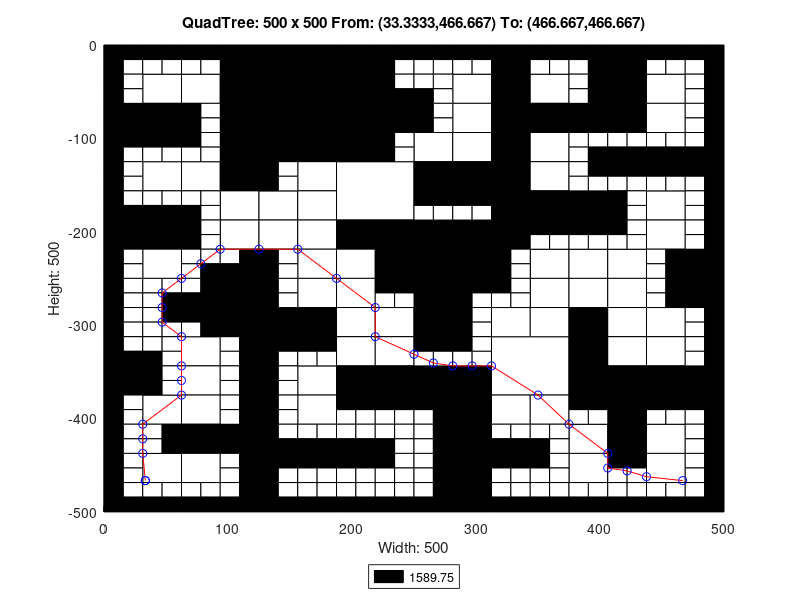

This chart was generated by the following MATLAB code:
axis([0 500 -500 0]);
title('QuadTree: 500 x 500 From: (33.3333,466.667) To: (466.667,466.667)');
xlabel('Width: 500');
ylabel('Height: 500');
rectangle('Position',[125 -62.5 62.5 62.5], 'FaceColor',[0 0 0]);
rectangle('Position',[125 -125 62.5 62.5], 'FaceColor',[0 0 0]);
rectangle('Position',[187.5 -187.5 62.5 62.5], 'FaceColor',[1 1 1]);
rectangle('Position',[250 -250 62.5 62.5], 'FaceColor',[0 0 0]);
rectangle('Position',[312.5 -375 62.5 62.5], 'FaceColor',[1 1 1]);
rectangle('Position',[31.25 -62.5 31.25 31.25], 'FaceColor',[1 1 1]);
rectangle('Position',[93.75 -31.25 31.25 31.25], 'FaceColor',[0 0 0]);
rectangle('Position',[62.5 -62.5 31.25 31.25], 'FaceColor',[1 1 1]);
rectangle('Position',[93.75 -62.5 31.25 31.25], 'FaceColor',[0 0 0]);
rectangle('Position',[0 -93.75 31.25 31.25], 'FaceColor',[0 0 0]);
rectangle('Position',[31.25 -93.75 31.25 31.25], 'FaceColor',[0 0 0]);
rectangle('Position',[93.75 -93.75 31.25 31.25], 'FaceColor',[0 0 0]);
rectangle('Position',[93.75 -125 31.25 31.25], 'FaceColor',[0 0 0]);
rectangle('Position',[187.5 -31.25 31.25 31.25], 'FaceColor',[0 0 0]);
rectangle('Position',[187.5 -62.5 31.25 31.25], 'FaceColor',[0 0 0]);
rectangle('Position',[187.5 -93.75 31.25 31.25], 'FaceColor',[0 0 0]);
rectangle('Position',[218.75 -93.75 31.25 31.25], 'FaceColor',[0 0 0]);
rectangle('Position',[187.5 -125 31.25 31.25], 'FaceColor',[0 0 0]);
rectangle('Position',[31.25 -156.25 31.25 31.25], 'FaceColor',[1 1 1]);
rectangle('Position',[62.5 -156.25 31.25 31.25], 'FaceColor',[1 1 1]);
rectangle('Position',[93.75 -156.25 31.25 31.25], 'FaceColor',[0 0 0]);
rectangle('Position',[93.75 -187.5 31.25 31.25], 'FaceColor',[1 1 1]);
rectangle('Position',[0 -218.75 31.25 31.25], 'FaceColor',[0 0 0]);
rectangle('Position',[31.25 -218.75 31.25 31.25], 'FaceColor',[0 0 0]);
rectangle('Position',[31.25 -250 31.25 31.25], 'FaceColor',[1 1 1]);
rectangle('Position',[93.75 -218.75 31.25 31.25], 'FaceColor',[1 1 1]);
rectangle('Position',[156.25 -156.25 31.25 31.25], 'FaceColor',[1 1 1]);
rectangle('Position',[125 -187.5 31.25 31.25], 'FaceColor',[1 1 1]);
rectangle('Position',[156.25 -187.5 31.25 31.25], 'FaceColor',[1 1 1]);
rectangle('Position',[125 -218.75 31.25 31.25], 'FaceColor',[1 1 1]);
rectangle('Position',[156.25 -218.75 31.25 31.25], 'FaceColor',[1 1 1]);
rectangle('Position',[156.25 -250 31.25 31.25], 'FaceColor',[1 1 1]);
rectangle('Position',[187.5 -218.75 31.25 31.25], 'FaceColor',[0 0 0]);
rectangle('Position',[218.75 -218.75 31.25 31.25], 'FaceColor',[0 0 0]);
rectangle('Position',[187.5 -250 31.25 31.25], 'FaceColor',[1 1 1]);
rectangle('Position',[218.75 -250 31.25 31.25], 'FaceColor',[0 0 0]);
rectangle('Position',[281.25 -62.5 31.25 31.25], 'FaceColor',[1 1 1]);
rectangle('Position',[312.5 -31.25 31.25 31.25], 'FaceColor',[0 0 0]);
rectangle('Position',[312.5 -62.5 31.25 31.25], 'FaceColor',[0 0 0]);
rectangle('Position',[343.75 -62.5 31.25 31.25], 'FaceColor',[1 1 1]);
rectangle('Position',[281.25 -93.75 31.25 31.25], 'FaceColor',[1 1 1]);
rectangle('Position',[250 -125 31.25 31.25], 'FaceColor',[1 1 1]);
rectangle('Position',[281.25 -125 31.25 31.25], 'FaceColor',[1 1 1]);
rectangle('Position',[312.5 -93.75 31.25 31.25], 'FaceColor',[0 0 0]);
rectangle('Position',[343.75 -93.75 31.25 31.25], 'FaceColor',[0 0 0]);
rectangle('Position',[312.5 -125 31.25 31.25], 'FaceColor',[0 0 0]);
rectangle('Position',[343.75 -125 31.25 31.25], 'FaceColor',[1 1 1]);
rectangle('Position',[406.25 -31.25 31.25 31.25], 'FaceColor',[0 0 0]);
rectangle('Position',[406.25 -62.5 31.25 31.25], 'FaceColor',[0 0 0]);
rectangle('Position',[437.5 -62.5 31.25 31.25], 'FaceColor',[1 1 1]);
rectangle('Position',[375 -93.75 31.25 31.25], 'FaceColor',[0 0 0]);
rectangle('Position',[406.25 -93.75 31.25 31.25], 'FaceColor',[0 0 0]);
rectangle('Position',[437.5 -93.75 31.25 31.25], 'FaceColor',[1 1 1]);
rectangle('Position',[250 -156.25 31.25 31.25], 'FaceColor',[0 0 0]);
rectangle('Position',[281.25 -156.25 31.25 31.25], 'FaceColor',[0 0 0]);
rectangle('Position',[312.5 -156.25 31.25 31.25], 'FaceColor',[0 0 0]);
rectangle('Position',[343.75 -156.25 31.25 31.25], 'FaceColor',[1 1 1]);
rectangle('Position',[312.5 -187.5 31.25 31.25], 'FaceColor',[0 0 0]);
rectangle('Position',[343.75 -187.5 31.25 31.25], 'FaceColor',[0 0 0]);
rectangle('Position',[312.5 -218.75 31.25 31.25], 'FaceColor',[0 0 0]);
rectangle('Position',[343.75 -250 31.25 31.25], 'FaceColor',[1 1 1]);
rectangle('Position',[375 -187.5 31.25 31.25], 'FaceColor',[0 0 0]);
rectangle('Position',[437.5 -187.5 31.25 31.25], 'FaceColor',[1 1 1]);
rectangle('Position',[375 -250 31.25 31.25], 'FaceColor',[1 1 1]);
rectangle('Position',[406.25 -250 31.25 31.25], 'FaceColor',[1 1 1]);
rectangle('Position',[437.5 -218.75 31.25 31.25], 'FaceColor',[1 1 1]);
rectangle('Position',[468.75 -250 31.25 31.25], 'FaceColor',[0 0 0]);
rectangle('Position',[93.75 -281.25 31.25 31.25], 'FaceColor',[0 0 0]);
rectangle('Position',[93.75 -312.5 31.25 31.25], 'FaceColor',[0 0 0]);
rectangle('Position',[0 -375 31.25 31.25], 'FaceColor',[0 0 0]);
rectangle('Position',[62.5 -343.75 31.25 31.25], 'FaceColor',[1 1 1]);
rectangle('Position',[62.5 -375 31.25 31.25], 'FaceColor',[1 1 1]);
rectangle('Position',[156.25 -281.25 31.25 31.25], 'FaceColor',[1 1 1]);
rectangle('Position',[125 -312.5 31.25 31.25], 'FaceColor',[0 0 0]);
rectangle('Position',[156.25 -312.5 31.25 31.25], 'FaceColor',[0 0 0]);
rectangle('Position',[187.5 -281.25 31.25 31.25], 'FaceColor',[1 1 1]);
rectangle('Position',[187.5 -312.5 31.25 31.25], 'FaceColor',[1 1 1]);
rectangle('Position',[218.75 -312.5 31.25 31.25], 'FaceColor',[1 1 1]);
rectangle('Position',[156.25 -375 31.25 31.25], 'FaceColor',[1 1 1]);
rectangle('Position',[187.5 -343.75 31.25 31.25], 'FaceColor',[1 1 1]);
rectangle('Position',[218.75 -343.75 31.25 31.25], 'FaceColor',[1 1 1]);
rectangle('Position',[187.5 -375 31.25 31.25], 'FaceColor',[0 0 0]);
rectangle('Position',[218.75 -375 31.25 31.25], 'FaceColor',[0 0 0]);
rectangle('Position',[31.25 -406.25 31.25 31.25], 'FaceColor',[1 1 1]);
rectangle('Position',[62.5 -406.25 31.25 31.25], 'FaceColor',[1 1 1]);
rectangle('Position',[62.5 -437.5 31.25 31.25], 'FaceColor',[0 0 0]);
rectangle('Position',[93.75 -437.5 31.25 31.25], 'FaceColor',[0 0 0]);
rectangle('Position',[31.25 -468.75 31.25 31.25], 'FaceColor',[1 1 1]);
rectangle('Position',[62.5 -468.75 31.25 31.25], 'FaceColor',[1 1 1]);
rectangle('Position',[156.25 -406.25 31.25 31.25], 'FaceColor',[1 1 1]);
rectangle('Position',[250 -281.25 31.25 31.25], 'FaceColor',[0 0 0]);
rectangle('Position',[250 -312.5 31.25 31.25], 'FaceColor',[0 0 0]);
rectangle('Position',[343.75 -281.25 31.25 31.25], 'FaceColor',[1 1 1]);
rectangle('Position',[312.5 -312.5 31.25 31.25], 'FaceColor',[1 1 1]);
rectangle('Position',[343.75 -312.5 31.25 31.25], 'FaceColor',[1 1 1]);
rectangle('Position',[250 -375 31.25 31.25], 'FaceColor',[0 0 0]);
rectangle('Position',[281.25 -375 31.25 31.25], 'FaceColor',[0 0 0]);
rectangle('Position',[375 -281.25 31.25 31.25], 'FaceColor',[1 1 1]);
rectangle('Position',[406.25 -281.25 31.25 31.25], 'FaceColor',[1 1 1]);
rectangle('Position',[375 -312.5 31.25 31.25], 'FaceColor',[0 0 0]);
rectangle('Position',[406.25 -312.5 31.25 31.25], 'FaceColor',[1 1 1]);
rectangle('Position',[468.75 -281.25 31.25 31.25], 'FaceColor',[0 0 0]);
rectangle('Position',[437.5 -312.5 31.25 31.25], 'FaceColor',[1 1 1]);
rectangle('Position',[375 -343.75 31.25 31.25], 'FaceColor',[0 0 0]);
rectangle('Position',[406.25 -343.75 31.25 31.25], 'FaceColor',[1 1 1]);
rectangle('Position',[375 -375 31.25 31.25], 'FaceColor',[0 0 0]);
rectangle('Position',[406.25 -375 31.25 31.25], 'FaceColor',[0 0 0]);
rectangle('Position',[437.5 -343.75 31.25 31.25], 'FaceColor',[1 1 1]);
rectangle('Position',[437.5 -375 31.25 31.25], 'FaceColor',[0 0 0]);
rectangle('Position',[468.75 -375 31.25 31.25], 'FaceColor',[0 0 0]);
rectangle('Position',[281.25 -406.25 31.25 31.25], 'FaceColor',[0 0 0]);
rectangle('Position',[281.25 -437.5 31.25 31.25], 'FaceColor',[0 0 0]);
rectangle('Position',[312.5 -406.25 31.25 31.25], 'FaceColor',[1 1 1]);
rectangle('Position',[343.75 -406.25 31.25 31.25], 'FaceColor',[1 1 1]);
rectangle('Position',[281.25 -468.75 31.25 31.25], 'FaceColor',[0 0 0]);
rectangle('Position',[281.25 -500 31.25 31.25], 'FaceColor',[0 0 0]);
rectangle('Position',[406.25 -406.25 31.25 31.25], 'FaceColor',[0 0 0]);
rectangle('Position',[375 -437.5 31.25 31.25], 'FaceColor',[1 1 1]);
rectangle('Position',[406.25 -437.5 31.25 31.25], 'FaceColor',[0 0 0]);
rectangle('Position',[437.5 -437.5 31.25 31.25], 'FaceColor',[1 1 1]);
rectangle('Position',[375 -468.75 31.25 31.25], 'FaceColor',[1 1 1]);
rectangle('Position',[437.5 -468.75 31.25 31.25], 'FaceColor',[1 1 1]);
rectangle('Position',[0 -15.625 15.625 15.625], 'FaceColor',[0 0 0]);
rectangle('Position',[15.625 -15.625 15.625 15.625], 'FaceColor',[0 0 0]);
rectangle('Position',[0 -31.25 15.625 15.625], 'FaceColor',[0 0 0]);
rectangle('Position',[15.625 -31.25 15.625 15.625], 'FaceColor',[1 1 1]);
rectangle('Position',[31.25 -15.625 15.625 15.625], 'FaceColor',[0 0 0]);
rectangle('Position',[46.875 -15.625 15.625 15.625], 'FaceColor',[0 0 0]);
rectangle('Position',[31.25 -31.25 15.625 15.625], 'FaceColor',[1 1 1]);
rectangle('Position',[46.875 -31.25 15.625 15.625], 'FaceColor',[1 1 1]);
rectangle('Position',[0 -46.875 15.625 15.625], 'FaceColor',[0 0 0]);
rectangle('Position',[15.625 -46.875 15.625 15.625], 'FaceColor',[1 1 1]);
rectangle('Position',[0 -62.5 15.625 15.625], 'FaceColor',[0 0 0]);
rectangle('Position',[15.625 -62.5 15.625 15.625], 'FaceColor',[1 1 1]);
rectangle('Position',[62.5 -15.625 15.625 15.625], 'FaceColor',[0 0 0]);
rectangle('Position',[78.125 -15.625 15.625 15.625], 'FaceColor',[0 0 0]);
rectangle('Position',[62.5 -31.25 15.625 15.625], 'FaceColor',[1 1 1]);
rectangle('Position',[78.125 -31.25 15.625 15.625], 'FaceColor',[1 1 1]);
rectangle('Position',[0 -109.375 15.625 15.625], 'FaceColor',[0 0 0]);
rectangle('Position',[15.625 -109.375 15.625 15.625], 'FaceColor',[0 0 0]);
rectangle('Position',[0 -125 15.625 15.625], 'FaceColor',[0 0 0]);
rectangle('Position',[15.625 -125 15.625 15.625], 'FaceColor',[1 1 1]);
rectangle('Position',[31.25 -109.375 15.625 15.625], 'FaceColor',[0 0 0]);
rectangle('Position',[46.875 -109.375 15.625 15.625], 'FaceColor',[0 0 0]);
rectangle('Position',[31.25 -125 15.625 15.625], 'FaceColor',[1 1 1]);
rectangle('Position',[46.875 -125 15.625 15.625], 'FaceColor',[1 1 1]);
rectangle('Position',[62.5 -78.125 15.625 15.625], 'FaceColor',[0 0 0]);
rectangle('Position',[78.125 -78.125 15.625 15.625], 'FaceColor',[1 1 1]);
rectangle('Position',[62.5 -93.75 15.625 15.625], 'FaceColor',[0 0 0]);
rectangle('Position',[78.125 -93.75 15.625 15.625], 'FaceColor',[1 1 1]);
rectangle('Position',[62.5 -109.375 15.625 15.625], 'FaceColor',[0 0 0]);
rectangle('Position',[78.125 -109.375 15.625 15.625], 'FaceColor',[1 1 1]);
rectangle('Position',[62.5 -125 15.625 15.625], 'FaceColor',[1 1 1]);
rectangle('Position',[78.125 -125 15.625 15.625], 'FaceColor',[1 1 1]);
rectangle('Position',[218.75 -15.625 15.625 15.625], 'FaceColor',[0 0 0]);
rectangle('Position',[234.375 -15.625 15.625 15.625], 'FaceColor',[0 0 0]);
rectangle('Position',[218.75 -31.25 15.625 15.625], 'FaceColor',[0 0 0]);
rectangle('Position',[234.375 -31.25 15.625 15.625], 'FaceColor',[1 1 1]);
rectangle('Position',[218.75 -46.875 15.625 15.625], 'FaceColor',[0 0 0]);
rectangle('Position',[234.375 -46.875 15.625 15.625], 'FaceColor',[1 1 1]);
rectangle('Position',[218.75 -62.5 15.625 15.625], 'FaceColor',[0 0 0]);
rectangle('Position',[234.375 -62.5 15.625 15.625], 'FaceColor',[0 0 0]);
rectangle('Position',[218.75 -109.375 15.625 15.625], 'FaceColor',[0 0 0]);
rectangle('Position',[234.375 -109.375 15.625 15.625], 'FaceColor',[1 1 1]);
rectangle('Position',[218.75 -125 15.625 15.625], 'FaceColor',[0 0 0]);
rectangle('Position',[234.375 -125 15.625 15.625], 'FaceColor',[1 1 1]);
rectangle('Position',[0 -140.625 15.625 15.625], 'FaceColor',[0 0 0]);
rectangle('Position',[15.625 -140.625 15.625 15.625], 'FaceColor',[1 1 1]);
rectangle('Position',[0 -156.25 15.625 15.625], 'FaceColor',[0 0 0]);
rectangle('Position',[15.625 -156.25 15.625 15.625], 'FaceColor',[1 1 1]);
rectangle('Position',[0 -171.875 15.625 15.625], 'FaceColor',[0 0 0]);
rectangle('Position',[15.625 -171.875 15.625 15.625], 'FaceColor',[1 1 1]);
rectangle('Position',[0 -187.5 15.625 15.625], 'FaceColor',[0 0 0]);
rectangle('Position',[15.625 -187.5 15.625 15.625], 'FaceColor',[0 0 0]);
rectangle('Position',[31.25 -171.875 15.625 15.625], 'FaceColor',[1 1 1]);
rectangle('Position',[46.875 -171.875 15.625 15.625], 'FaceColor',[1 1 1]);
rectangle('Position',[31.25 -187.5 15.625 15.625], 'FaceColor',[0 0 0]);
rectangle('Position',[46.875 -187.5 15.625 15.625], 'FaceColor',[0 0 0]);
rectangle('Position',[62.5 -171.875 15.625 15.625], 'FaceColor',[1 1 1]);
rectangle('Position',[78.125 -171.875 15.625 15.625], 'FaceColor',[1 1 1]);
rectangle('Position',[62.5 -187.5 15.625 15.625], 'FaceColor',[0 0 0]);
rectangle('Position',[78.125 -187.5 15.625 15.625], 'FaceColor',[1 1 1]);
rectangle('Position',[0 -234.375 15.625 15.625], 'FaceColor',[0 0 0]);
rectangle('Position',[15.625 -234.375 15.625 15.625], 'FaceColor',[1 1 1]);
rectangle('Position',[0 -250 15.625 15.625], 'FaceColor',[0 0 0]);
rectangle('Position',[15.625 -250 15.625 15.625], 'FaceColor',[1 1 1]);
rectangle('Position',[62.5 -203.125 15.625 15.625], 'FaceColor',[0 0 0]);
rectangle('Position',[78.125 -203.125 15.625 15.625], 'FaceColor',[1 1 1]);
rectangle('Position',[62.5 -218.75 15.625 15.625], 'FaceColor',[0 0 0]);
rectangle('Position',[78.125 -218.75 15.625 15.625], 'FaceColor',[1 1 1]);
rectangle('Position',[62.5 -234.375 15.625 15.625], 'FaceColor',[1 1 1]);
rectangle('Position',[78.125 -234.375 15.625 15.625], 'FaceColor',[1 1 1]);
rectangle('Position',[62.5 -250 15.625 15.625], 'FaceColor',[1 1 1]);
rectangle('Position',[78.125 -250 15.625 15.625], 'FaceColor',[0 0 0]);
rectangle('Position',[93.75 -234.375 15.625 15.625], 'FaceColor',[1 1 1]);
rectangle('Position',[109.375 -234.375 15.625 15.625], 'FaceColor',[0 0 0]);
rectangle('Position',[93.75 -250 15.625 15.625], 'FaceColor',[0 0 0]);
rectangle('Position',[109.375 -250 15.625 15.625], 'FaceColor',[0 0 0]);
rectangle('Position',[125 -140.625 15.625 15.625], 'FaceColor',[0 0 0]);
rectangle('Position',[140.625 -140.625 15.625 15.625], 'FaceColor',[1 1 1]);
rectangle('Position',[125 -156.25 15.625 15.625], 'FaceColor',[0 0 0]);
rectangle('Position',[140.625 -156.25 15.625 15.625], 'FaceColor',[1 1 1]);
rectangle('Position',[125 -234.375 15.625 15.625], 'FaceColor',[0 0 0]);
rectangle('Position',[140.625 -234.375 15.625 15.625], 'FaceColor',[1 1 1]);
rectangle('Position',[125 -250 15.625 15.625], 'FaceColor',[0 0 0]);
rectangle('Position',[140.625 -250 15.625 15.625], 'FaceColor',[1 1 1]);
rectangle('Position',[250 -15.625 15.625 15.625], 'FaceColor',[0 0 0]);
rectangle('Position',[265.625 -15.625 15.625 15.625], 'FaceColor',[0 0 0]);
rectangle('Position',[250 -31.25 15.625 15.625], 'FaceColor',[1 1 1]);
rectangle('Position',[265.625 -31.25 15.625 15.625], 'FaceColor',[1 1 1]);
rectangle('Position',[281.25 -15.625 15.625 15.625], 'FaceColor',[0 0 0]);
rectangle('Position',[296.875 -15.625 15.625 15.625], 'FaceColor',[0 0 0]);
rectangle('Position',[281.25 -31.25 15.625 15.625], 'FaceColor',[1 1 1]);
rectangle('Position',[296.875 -31.25 15.625 15.625], 'FaceColor',[1 1 1]);
rectangle('Position',[250 -46.875 15.625 15.625], 'FaceColor',[1 1 1]);
rectangle('Position',[265.625 -46.875 15.625 15.625], 'FaceColor',[1 1 1]);
rectangle('Position',[250 -62.5 15.625 15.625], 'FaceColor',[0 0 0]);
rectangle('Position',[265.625 -62.5 15.625 15.625], 'FaceColor',[1 1 1]);
rectangle('Position',[343.75 -15.625 15.625 15.625], 'FaceColor',[0 0 0]);
rectangle('Position',[359.375 -15.625 15.625 15.625], 'FaceColor',[0 0 0]);
rectangle('Position',[343.75 -31.25 15.625 15.625], 'FaceColor',[1 1 1]);
rectangle('Position',[359.375 -31.25 15.625 15.625], 'FaceColor',[1 1 1]);
rectangle('Position',[250 -78.125 15.625 15.625], 'FaceColor',[0 0 0]);
rectangle('Position',[265.625 -78.125 15.625 15.625], 'FaceColor',[1 1 1]);
rectangle('Position',[250 -93.75 15.625 15.625], 'FaceColor',[0 0 0]);
rectangle('Position',[265.625 -93.75 15.625 15.625], 'FaceColor',[1 1 1]);
rectangle('Position',[375 -15.625 15.625 15.625], 'FaceColor',[0 0 0]);
rectangle('Position',[390.625 -15.625 15.625 15.625], 'FaceColor',[0 0 0]);
rectangle('Position',[375 -31.25 15.625 15.625], 'FaceColor',[1 1 1]);
rectangle('Position',[390.625 -31.25 15.625 15.625], 'FaceColor',[0 0 0]);
rectangle('Position',[375 -46.875 15.625 15.625], 'FaceColor',[1 1 1]);
rectangle('Position',[390.625 -46.875 15.625 15.625], 'FaceColor',[0 0 0]);
rectangle('Position',[375 -62.5 15.625 15.625], 'FaceColor',[1 1 1]);
rectangle('Position',[390.625 -62.5 15.625 15.625], 'FaceColor',[0 0 0]);
rectangle('Position',[437.5 -15.625 15.625 15.625], 'FaceColor',[0 0 0]);
rectangle('Position',[453.125 -15.625 15.625 15.625], 'FaceColor',[0 0 0]);
rectangle('Position',[437.5 -31.25 15.625 15.625], 'FaceColor',[1 1 1]);
rectangle('Position',[453.125 -31.25 15.625 15.625], 'FaceColor',[1 1 1]);
rectangle('Position',[468.75 -15.625 15.625 15.625], 'FaceColor',[0 0 0]);
rectangle('Position',[484.375 -15.625 15.625 15.625], 'FaceColor',[0 0 0]);
rectangle('Position',[468.75 -31.25 15.625 15.625], 'FaceColor',[1 1 1]);
rectangle('Position',[484.375 -31.25 15.625 15.625], 'FaceColor',[0 0 0]);
rectangle('Position',[468.75 -46.875 15.625 15.625], 'FaceColor',[1 1 1]);
rectangle('Position',[484.375 -46.875 15.625 15.625], 'FaceColor',[0 0 0]);
rectangle('Position',[468.75 -62.5 15.625 15.625], 'FaceColor',[1 1 1]);
rectangle('Position',[484.375 -62.5 15.625 15.625], 'FaceColor',[0 0 0]);
rectangle('Position',[375 -109.375 15.625 15.625], 'FaceColor',[1 1 1]);
rectangle('Position',[390.625 -109.375 15.625 15.625], 'FaceColor',[1 1 1]);
rectangle('Position',[375 -125 15.625 15.625], 'FaceColor',[1 1 1]);
rectangle('Position',[390.625 -125 15.625 15.625], 'FaceColor',[0 0 0]);
rectangle('Position',[406.25 -109.375 15.625 15.625], 'FaceColor',[1 1 1]);
rectangle('Position',[421.875 -109.375 15.625 15.625], 'FaceColor',[1 1 1]);
rectangle('Position',[406.25 -125 15.625 15.625], 'FaceColor',[0 0 0]);
rectangle('Position',[421.875 -125 15.625 15.625], 'FaceColor',[0 0 0]);
rectangle('Position',[468.75 -78.125 15.625 15.625], 'FaceColor',[1 1 1]);
rectangle('Position',[484.375 -78.125 15.625 15.625], 'FaceColor',[0 0 0]);
rectangle('Position',[468.75 -93.75 15.625 15.625], 'FaceColor',[1 1 1]);
rectangle('Position',[484.375 -93.75 15.625 15.625], 'FaceColor',[0 0 0]);
rectangle('Position',[437.5 -109.375 15.625 15.625], 'FaceColor',[1 1 1]);
rectangle('Position',[453.125 -109.375 15.625 15.625], 'FaceColor',[1 1 1]);
rectangle('Position',[437.5 -125 15.625 15.625], 'FaceColor',[0 0 0]);
rectangle('Position',[453.125 -125 15.625 15.625], 'FaceColor',[0 0 0]);
rectangle('Position',[468.75 -109.375 15.625 15.625], 'FaceColor',[1 1 1]);
rectangle('Position',[484.375 -109.375 15.625 15.625], 'FaceColor',[0 0 0]);
rectangle('Position',[468.75 -125 15.625 15.625], 'FaceColor',[0 0 0]);
rectangle('Position',[484.375 -125 15.625 15.625], 'FaceColor',[0 0 0]);
rectangle('Position',[250 -171.875 15.625 15.625], 'FaceColor',[0 0 0]);
rectangle('Position',[265.625 -171.875 15.625 15.625], 'FaceColor',[0 0 0]);
rectangle('Position',[250 -187.5 15.625 15.625], 'FaceColor',[1 1 1]);
rectangle('Position',[265.625 -187.5 15.625 15.625], 'FaceColor',[1 1 1]);
rectangle('Position',[281.25 -171.875 15.625 15.625], 'FaceColor',[0 0 0]);
rectangle('Position',[296.875 -171.875 15.625 15.625], 'FaceColor',[0 0 0]);
rectangle('Position',[281.25 -187.5 15.625 15.625], 'FaceColor',[1 1 1]);
rectangle('Position',[296.875 -187.5 15.625 15.625], 'FaceColor',[1 1 1]);
rectangle('Position',[343.75 -203.125 15.625 15.625], 'FaceColor',[0 0 0]);
rectangle('Position',[359.375 -203.125 15.625 15.625], 'FaceColor',[0 0 0]);
rectangle('Position',[343.75 -218.75 15.625 15.625], 'FaceColor',[1 1 1]);
rectangle('Position',[359.375 -218.75 15.625 15.625], 'FaceColor',[1 1 1]);
rectangle('Position',[312.5 -234.375 15.625 15.625], 'FaceColor',[0 0 0]);
rectangle('Position',[328.125 -234.375 15.625 15.625], 'FaceColor',[1 1 1]);
rectangle('Position',[312.5 -250 15.625 15.625], 'FaceColor',[0 0 0]);
rectangle('Position',[328.125 -250 15.625 15.625], 'FaceColor',[1 1 1]);
rectangle('Position',[375 -140.625 15.625 15.625], 'FaceColor',[1 1 1]);
rectangle('Position',[390.625 -140.625 15.625 15.625], 'FaceColor',[0 0 0]);
rectangle('Position',[375 -156.25 15.625 15.625], 'FaceColor',[1 1 1]);
rectangle('Position',[390.625 -156.25 15.625 15.625], 'FaceColor',[1 1 1]);
rectangle('Position',[406.25 -140.625 15.625 15.625], 'FaceColor',[0 0 0]);
rectangle('Position',[421.875 -140.625 15.625 15.625], 'FaceColor',[0 0 0]);
rectangle('Position',[406.25 -156.25 15.625 15.625], 'FaceColor',[1 1 1]);
rectangle('Position',[421.875 -156.25 15.625 15.625], 'FaceColor',[1 1 1]);
rectangle('Position',[406.25 -171.875 15.625 15.625], 'FaceColor',[0 0 0]);
rectangle('Position',[421.875 -171.875 15.625 15.625], 'FaceColor',[1 1 1]);
rectangle('Position',[406.25 -187.5 15.625 15.625], 'FaceColor',[0 0 0]);
rectangle('Position',[421.875 -187.5 15.625 15.625], 'FaceColor',[1 1 1]);
rectangle('Position',[437.5 -140.625 15.625 15.625], 'FaceColor',[0 0 0]);
rectangle('Position',[453.125 -140.625 15.625 15.625], 'FaceColor',[0 0 0]);
rectangle('Position',[437.5 -156.25 15.625 15.625], 'FaceColor',[1 1 1]);
rectangle('Position',[453.125 -156.25 15.625 15.625], 'FaceColor',[1 1 1]);
rectangle('Position',[468.75 -140.625 15.625 15.625], 'FaceColor',[0 0 0]);
rectangle('Position',[484.375 -140.625 15.625 15.625], 'FaceColor',[0 0 0]);
rectangle('Position',[468.75 -156.25 15.625 15.625], 'FaceColor',[1 1 1]);
rectangle('Position',[484.375 -156.25 15.625 15.625], 'FaceColor',[0 0 0]);
rectangle('Position',[468.75 -171.875 15.625 15.625], 'FaceColor',[1 1 1]);
rectangle('Position',[484.375 -171.875 15.625 15.625], 'FaceColor',[0 0 0]);
rectangle('Position',[468.75 -187.5 15.625 15.625], 'FaceColor',[1 1 1]);
rectangle('Position',[484.375 -187.5 15.625 15.625], 'FaceColor',[0 0 0]);
rectangle('Position',[375 -203.125 15.625 15.625], 'FaceColor',[0 0 0]);
rectangle('Position',[390.625 -203.125 15.625 15.625], 'FaceColor',[0 0 0]);
rectangle('Position',[375 -218.75 15.625 15.625], 'FaceColor',[1 1 1]);
rectangle('Position',[390.625 -218.75 15.625 15.625], 'FaceColor',[1 1 1]);
rectangle('Position',[406.25 -203.125 15.625 15.625], 'FaceColor',[0 0 0]);
rectangle('Position',[421.875 -203.125 15.625 15.625], 'FaceColor',[1 1 1]);
rectangle('Position',[406.25 -218.75 15.625 15.625], 'FaceColor',[1 1 1]);
rectangle('Position',[421.875 -218.75 15.625 15.625], 'FaceColor',[1 1 1]);
rectangle('Position',[468.75 -203.125 15.625 15.625], 'FaceColor',[1 1 1]);
rectangle('Position',[484.375 -203.125 15.625 15.625], 'FaceColor',[0 0 0]);
rectangle('Position',[468.75 -218.75 15.625 15.625], 'FaceColor',[1 1 1]);
rectangle('Position',[484.375 -218.75 15.625 15.625], 'FaceColor',[0 0 0]);
rectangle('Position',[437.5 -234.375 15.625 15.625], 'FaceColor',[1 1 1]);
rectangle('Position',[453.125 -234.375 15.625 15.625], 'FaceColor',[0 0 0]);
rectangle('Position',[437.5 -250 15.625 15.625], 'FaceColor',[1 1 1]);
rectangle('Position',[453.125 -250 15.625 15.625], 'FaceColor',[0 0 0]);
rectangle('Position',[0 -265.625 15.625 15.625], 'FaceColor',[0 0 0]);
rectangle('Position',[15.625 -265.625 15.625 15.625], 'FaceColor',[1 1 1]);
rectangle('Position',[0 -281.25 15.625 15.625], 'FaceColor',[0 0 0]);
rectangle('Position',[15.625 -281.25 15.625 15.625], 'FaceColor',[1 1 1]);
rectangle('Position',[31.25 -265.625 15.625 15.625], 'FaceColor',[1 1 1]);
rectangle('Position',[46.875 -265.625 15.625 15.625], 'FaceColor',[1 1 1]);
rectangle('Position',[31.25 -281.25 15.625 15.625], 'FaceColor',[1 1 1]);
rectangle('Position',[46.875 -281.25 15.625 15.625], 'FaceColor',[0 0 0]);
rectangle('Position',[0 -296.875 15.625 15.625], 'FaceColor',[0 0 0]);
rectangle('Position',[15.625 -296.875 15.625 15.625], 'FaceColor',[1 1 1]);
rectangle('Position',[0 -312.5 15.625 15.625], 'FaceColor',[0 0 0]);
rectangle('Position',[15.625 -312.5 15.625 15.625], 'FaceColor',[1 1 1]);
rectangle('Position',[31.25 -296.875 15.625 15.625], 'FaceColor',[1 1 1]);
rectangle('Position',[46.875 -296.875 15.625 15.625], 'FaceColor',[0 0 0]);
rectangle('Position',[31.25 -312.5 15.625 15.625], 'FaceColor',[1 1 1]);
rectangle('Position',[46.875 -312.5 15.625 15.625], 'FaceColor',[1 1 1]);
rectangle('Position',[62.5 -265.625 15.625 15.625], 'FaceColor',[1 1 1]);
rectangle('Position',[78.125 -265.625 15.625 15.625], 'FaceColor',[0 0 0]);
rectangle('Position',[62.5 -281.25 15.625 15.625], 'FaceColor',[0 0 0]);
rectangle('Position',[78.125 -281.25 15.625 15.625], 'FaceColor',[0 0 0]);
rectangle('Position',[62.5 -296.875 15.625 15.625], 'FaceColor',[0 0 0]);
rectangle('Position',[78.125 -296.875 15.625 15.625], 'FaceColor',[0 0 0]);
rectangle('Position',[62.5 -312.5 15.625 15.625], 'FaceColor',[1 1 1]);
rectangle('Position',[78.125 -312.5 15.625 15.625], 'FaceColor',[0 0 0]);
rectangle('Position',[0 -328.125 15.625 15.625], 'FaceColor',[0 0 0]);
rectangle('Position',[15.625 -328.125 15.625 15.625], 'FaceColor',[1 1 1]);
rectangle('Position',[0 -343.75 15.625 15.625], 'FaceColor',[0 0 0]);
rectangle('Position',[15.625 -343.75 15.625 15.625], 'FaceColor',[0 0 0]);
rectangle('Position',[31.25 -328.125 15.625 15.625], 'FaceColor',[1 1 1]);
rectangle('Position',[46.875 -328.125 15.625 15.625], 'FaceColor',[1 1 1]);
rectangle('Position',[31.25 -343.75 15.625 15.625], 'FaceColor',[0 0 0]);
rectangle('Position',[46.875 -343.75 15.625 15.625], 'FaceColor',[1 1 1]);
rectangle('Position',[31.25 -359.375 15.625 15.625], 'FaceColor',[0 0 0]);
rectangle('Position',[46.875 -359.375 15.625 15.625], 'FaceColor',[1 1 1]);
rectangle('Position',[31.25 -375 15.625 15.625], 'FaceColor',[0 0 0]);
rectangle('Position',[46.875 -375 15.625 15.625], 'FaceColor',[1 1 1]);
rectangle('Position',[93.75 -328.125 15.625 15.625], 'FaceColor',[1 1 1]);
rectangle('Position',[109.375 -328.125 15.625 15.625], 'FaceColor',[0 0 0]);
rectangle('Position',[93.75 -343.75 15.625 15.625], 'FaceColor',[1 1 1]);
rectangle('Position',[109.375 -343.75 15.625 15.625], 'FaceColor',[0 0 0]);
rectangle('Position',[93.75 -359.375 15.625 15.625], 'FaceColor',[1 1 1]);
rectangle('Position',[109.375 -359.375 15.625 15.625], 'FaceColor',[0 0 0]);
rectangle('Position',[93.75 -375 15.625 15.625], 'FaceColor',[1 1 1]);
rectangle('Position',[109.375 -375 15.625 15.625], 'FaceColor',[0 0 0]);
rectangle('Position',[125 -265.625 15.625 15.625], 'FaceColor',[0 0 0]);
rectangle('Position',[140.625 -265.625 15.625 15.625], 'FaceColor',[1 1 1]);
rectangle('Position',[125 -281.25 15.625 15.625], 'FaceColor',[0 0 0]);
rectangle('Position',[140.625 -281.25 15.625 15.625], 'FaceColor',[1 1 1]);
rectangle('Position',[218.75 -265.625 15.625 15.625], 'FaceColor',[0 0 0]);
rectangle('Position',[234.375 -265.625 15.625 15.625], 'FaceColor',[0 0 0]);
rectangle('Position',[218.75 -281.25 15.625 15.625], 'FaceColor',[1 1 1]);
rectangle('Position',[234.375 -281.25 15.625 15.625], 'FaceColor',[1 1 1]);
rectangle('Position',[125 -328.125 15.625 15.625], 'FaceColor',[0 0 0]);
rectangle('Position',[140.625 -328.125 15.625 15.625], 'FaceColor',[0 0 0]);
rectangle('Position',[125 -343.75 15.625 15.625], 'FaceColor',[0 0 0]);
rectangle('Position',[140.625 -343.75 15.625 15.625], 'FaceColor',[1 1 1]);
rectangle('Position',[156.25 -328.125 15.625 15.625], 'FaceColor',[0 0 0]);
rectangle('Position',[171.875 -328.125 15.625 15.625], 'FaceColor',[0 0 0]);
rectangle('Position',[156.25 -343.75 15.625 15.625], 'FaceColor',[1 1 1]);
rectangle('Position',[171.875 -343.75 15.625 15.625], 'FaceColor',[1 1 1]);
rectangle('Position',[125 -359.375 15.625 15.625], 'FaceColor',[0 0 0]);
rectangle('Position',[140.625 -359.375 15.625 15.625], 'FaceColor',[1 1 1]);
rectangle('Position',[125 -375 15.625 15.625], 'FaceColor',[0 0 0]);
rectangle('Position',[140.625 -375 15.625 15.625], 'FaceColor',[1 1 1]);
rectangle('Position',[0 -390.625 15.625 15.625], 'FaceColor',[0 0 0]);
rectangle('Position',[15.625 -390.625 15.625 15.625], 'FaceColor',[1 1 1]);
rectangle('Position',[0 -406.25 15.625 15.625], 'FaceColor',[0 0 0]);
rectangle('Position',[15.625 -406.25 15.625 15.625], 'FaceColor',[1 1 1]);
rectangle('Position',[0 -421.875 15.625 15.625], 'FaceColor',[0 0 0]);
rectangle('Position',[15.625 -421.875 15.625 15.625], 'FaceColor',[1 1 1]);
rectangle('Position',[0 -437.5 15.625 15.625], 'FaceColor',[0 0 0]);
rectangle('Position',[15.625 -437.5 15.625 15.625], 'FaceColor',[1 1 1]);
rectangle('Position',[31.25 -421.875 15.625 15.625], 'FaceColor',[1 1 1]);
rectangle('Position',[46.875 -421.875 15.625 15.625], 'FaceColor',[0 0 0]);
rectangle('Position',[31.25 -437.5 15.625 15.625], 'FaceColor',[1 1 1]);
rectangle('Position',[46.875 -437.5 15.625 15.625], 'FaceColor',[0 0 0]);
rectangle('Position',[93.75 -390.625 15.625 15.625], 'FaceColor',[1 1 1]);
rectangle('Position',[109.375 -390.625 15.625 15.625], 'FaceColor',[0 0 0]);
rectangle('Position',[93.75 -406.25 15.625 15.625], 'FaceColor',[1 1 1]);
rectangle('Position',[109.375 -406.25 15.625 15.625], 'FaceColor',[0 0 0]);
rectangle('Position',[0 -453.125 15.625 15.625], 'FaceColor',[0 0 0]);
rectangle('Position',[15.625 -453.125 15.625 15.625], 'FaceColor',[1 1 1]);
rectangle('Position',[0 -468.75 15.625 15.625], 'FaceColor',[0 0 0]);
rectangle('Position',[15.625 -468.75 15.625 15.625], 'FaceColor',[1 1 1]);
rectangle('Position',[0 -484.375 15.625 15.625], 'FaceColor',[0 0 0]);
rectangle('Position',[15.625 -484.375 15.625 15.625], 'FaceColor',[1 1 1]);
rectangle('Position',[0 -500 15.625 15.625], 'FaceColor',[0 0 0]);
rectangle('Position',[15.625 -500 15.625 15.625], 'FaceColor',[0 0 0]);
rectangle('Position',[31.25 -484.375 15.625 15.625], 'FaceColor',[1 1 1]);
rectangle('Position',[46.875 -484.375 15.625 15.625], 'FaceColor',[1 1 1]);
rectangle('Position',[31.25 -500 15.625 15.625], 'FaceColor',[0 0 0]);
rectangle('Position',[46.875 -500 15.625 15.625], 'FaceColor',[0 0 0]);
rectangle('Position',[93.75 -453.125 15.625 15.625], 'FaceColor',[1 1 1]);
rectangle('Position',[109.375 -453.125 15.625 15.625], 'FaceColor',[0 0 0]);
rectangle('Position',[93.75 -468.75 15.625 15.625], 'FaceColor',[1 1 1]);
rectangle('Position',[109.375 -468.75 15.625 15.625], 'FaceColor',[0 0 0]);
rectangle('Position',[62.5 -484.375 15.625 15.625], 'FaceColor',[1 1 1]);
rectangle('Position',[78.125 -484.375 15.625 15.625], 'FaceColor',[1 1 1]);
rectangle('Position',[62.5 -500 15.625 15.625], 'FaceColor',[0 0 0]);
rectangle('Position',[78.125 -500 15.625 15.625], 'FaceColor',[0 0 0]);
rectangle('Position',[93.75 -484.375 15.625 15.625], 'FaceColor',[1 1 1]);
rectangle('Position',[109.375 -484.375 15.625 15.625], 'FaceColor',[0 0 0]);
rectangle('Position',[93.75 -500 15.625 15.625], 'FaceColor',[0 0 0]);
rectangle('Position',[109.375 -500 15.625 15.625], 'FaceColor',[0 0 0]);
rectangle('Position',[125 -390.625 15.625 15.625], 'FaceColor',[0 0 0]);
rectangle('Position',[140.625 -390.625 15.625 15.625], 'FaceColor',[1 1 1]);
rectangle('Position',[125 -406.25 15.625 15.625], 'FaceColor',[0 0 0]);
rectangle('Position',[140.625 -406.25 15.625 15.625], 'FaceColor',[1 1 1]);
rectangle('Position',[125 -421.875 15.625 15.625], 'FaceColor',[0 0 0]);
rectangle('Position',[140.625 -421.875 15.625 15.625], 'FaceColor',[1 1 1]);
rectangle('Position',[125 -437.5 15.625 15.625], 'FaceColor',[0 0 0]);
rectangle('Position',[140.625 -437.5 15.625 15.625], 'FaceColor',[0 0 0]);
rectangle('Position',[156.25 -421.875 15.625 15.625], 'FaceColor',[1 1 1]);
rectangle('Position',[171.875 -421.875 15.625 15.625], 'FaceColor',[1 1 1]);
rectangle('Position',[156.25 -437.5 15.625 15.625], 'FaceColor',[0 0 0]);
rectangle('Position',[171.875 -437.5 15.625 15.625], 'FaceColor',[0 0 0]);
rectangle('Position',[187.5 -390.625 15.625 15.625], 'FaceColor',[0 0 0]);
rectangle('Position',[203.125 -390.625 15.625 15.625], 'FaceColor',[0 0 0]);
rectangle('Position',[187.5 -406.25 15.625 15.625], 'FaceColor',[1 1 1]);
rectangle('Position',[203.125 -406.25 15.625 15.625], 'FaceColor',[1 1 1]);
rectangle('Position',[218.75 -390.625 15.625 15.625], 'FaceColor',[0 0 0]);
rectangle('Position',[234.375 -390.625 15.625 15.625], 'FaceColor',[0 0 0]);
rectangle('Position',[218.75 -406.25 15.625 15.625], 'FaceColor',[1 1 1]);
rectangle('Position',[234.375 -406.25 15.625 15.625], 'FaceColor',[1 1 1]);
rectangle('Position',[187.5 -421.875 15.625 15.625], 'FaceColor',[1 1 1]);
rectangle('Position',[203.125 -421.875 15.625 15.625], 'FaceColor',[1 1 1]);
rectangle('Position',[187.5 -437.5 15.625 15.625], 'FaceColor',[0 0 0]);
rectangle('Position',[203.125 -437.5 15.625 15.625], 'FaceColor',[0 0 0]);
rectangle('Position',[218.75 -421.875 15.625 15.625], 'FaceColor',[1 1 1]);
rectangle('Position',[234.375 -421.875 15.625 15.625], 'FaceColor',[1 1 1]);
rectangle('Position',[218.75 -437.5 15.625 15.625], 'FaceColor',[0 0 0]);
rectangle('Position',[234.375 -437.5 15.625 15.625], 'FaceColor',[1 1 1]);
rectangle('Position',[125 -453.125 15.625 15.625], 'FaceColor',[0 0 0]);
rectangle('Position',[140.625 -453.125 15.625 15.625], 'FaceColor',[0 0 0]);
rectangle('Position',[125 -468.75 15.625 15.625], 'FaceColor',[0 0 0]);
rectangle('Position',[140.625 -468.75 15.625 15.625], 'FaceColor',[1 1 1]);
rectangle('Position',[156.25 -453.125 15.625 15.625], 'FaceColor',[0 0 0]);
rectangle('Position',[171.875 -453.125 15.625 15.625], 'FaceColor',[0 0 0]);
rectangle('Position',[156.25 -468.75 15.625 15.625], 'FaceColor',[1 1 1]);
rectangle('Position',[171.875 -468.75 15.625 15.625], 'FaceColor',[1 1 1]);
rectangle('Position',[125 -484.375 15.625 15.625], 'FaceColor',[0 0 0]);
rectangle('Position',[140.625 -484.375 15.625 15.625], 'FaceColor',[1 1 1]);
rectangle('Position',[125 -500 15.625 15.625], 'FaceColor',[0 0 0]);
rectangle('Position',[140.625 -500 15.625 15.625], 'FaceColor',[0 0 0]);
rectangle('Position',[156.25 -484.375 15.625 15.625], 'FaceColor',[1 1 1]);
rectangle('Position',[171.875 -484.375 15.625 15.625], 'FaceColor',[1 1 1]);
rectangle('Position',[156.25 -500 15.625 15.625], 'FaceColor',[0 0 0]);
rectangle('Position',[171.875 -500 15.625 15.625], 'FaceColor',[0 0 0]);
rectangle('Position',[187.5 -453.125 15.625 15.625], 'FaceColor',[0 0 0]);
rectangle('Position',[203.125 -453.125 15.625 15.625], 'FaceColor',[0 0 0]);
rectangle('Position',[187.5 -468.75 15.625 15.625], 'FaceColor',[1 1 1]);
rectangle('Position',[203.125 -468.75 15.625 15.625], 'FaceColor',[1 1 1]);
rectangle('Position',[218.75 -453.125 15.625 15.625], 'FaceColor',[0 0 0]);
rectangle('Position',[234.375 -453.125 15.625 15.625], 'FaceColor',[1 1 1]);
rectangle('Position',[218.75 -468.75 15.625 15.625], 'FaceColor',[1 1 1]);
rectangle('Position',[234.375 -468.75 15.625 15.625], 'FaceColor',[1 1 1]);
rectangle('Position',[187.5 -484.375 15.625 15.625], 'FaceColor',[1 1 1]);
rectangle('Position',[203.125 -484.375 15.625 15.625], 'FaceColor',[1 1 1]);
rectangle('Position',[187.5 -500 15.625 15.625], 'FaceColor',[0 0 0]);
rectangle('Position',[203.125 -500 15.625 15.625], 'FaceColor',[0 0 0]);
rectangle('Position',[218.75 -484.375 15.625 15.625], 'FaceColor',[1 1 1]);
rectangle('Position',[234.375 -484.375 15.625 15.625], 'FaceColor',[1 1 1]);
rectangle('Position',[218.75 -500 15.625 15.625], 'FaceColor',[0 0 0]);
rectangle('Position',[234.375 -500 15.625 15.625], 'FaceColor',[0 0 0]);
rectangle('Position',[281.25 -265.625 15.625 15.625], 'FaceColor',[0 0 0]);
rectangle('Position',[296.875 -265.625 15.625 15.625], 'FaceColor',[0 0 0]);
rectangle('Position',[281.25 -281.25 15.625 15.625], 'FaceColor',[0 0 0]);
rectangle('Position',[296.875 -281.25 15.625 15.625], 'FaceColor',[1 1 1]);
rectangle('Position',[281.25 -296.875 15.625 15.625], 'FaceColor',[0 0 0]);
rectangle('Position',[296.875 -296.875 15.625 15.625], 'FaceColor',[1 1 1]);
rectangle('Position',[281.25 -312.5 15.625 15.625], 'FaceColor',[0 0 0]);
rectangle('Position',[296.875 -312.5 15.625 15.625], 'FaceColor',[1 1 1]);
rectangle('Position',[312.5 -265.625 15.625 15.625], 'FaceColor',[0 0 0]);
rectangle('Position',[328.125 -265.625 15.625 15.625], 'FaceColor',[1 1 1]);
rectangle('Position',[312.5 -281.25 15.625 15.625], 'FaceColor',[1 1 1]);
rectangle('Position',[328.125 -281.25 15.625 15.625], 'FaceColor',[1 1 1]);
rectangle('Position',[250 -328.125 15.625 15.625], 'FaceColor',[0 0 0]);
rectangle('Position',[265.625 -328.125 15.625 15.625], 'FaceColor',[0 0 0]);
rectangle('Position',[250 -343.75 15.625 15.625], 'FaceColor',[1 1 1]);
rectangle('Position',[265.625 -343.75 15.625 15.625], 'FaceColor',[1 1 1]);
rectangle('Position',[281.25 -328.125 15.625 15.625], 'FaceColor',[0 0 0]);
rectangle('Position',[296.875 -328.125 15.625 15.625], 'FaceColor',[1 1 1]);
rectangle('Position',[281.25 -343.75 15.625 15.625], 'FaceColor',[1 1 1]);
rectangle('Position',[296.875 -343.75 15.625 15.625], 'FaceColor',[1 1 1]);
rectangle('Position',[437.5 -265.625 15.625 15.625], 'FaceColor',[1 1 1]);
rectangle('Position',[453.125 -265.625 15.625 15.625], 'FaceColor',[0 0 0]);
rectangle('Position',[437.5 -281.25 15.625 15.625], 'FaceColor',[1 1 1]);
rectangle('Position',[453.125 -281.25 15.625 15.625], 'FaceColor',[0 0 0]);
rectangle('Position',[468.75 -296.875 15.625 15.625], 'FaceColor',[1 1 1]);
rectangle('Position',[484.375 -296.875 15.625 15.625], 'FaceColor',[0 0 0]);
rectangle('Position',[468.75 -312.5 15.625 15.625], 'FaceColor',[1 1 1]);
rectangle('Position',[484.375 -312.5 15.625 15.625], 'FaceColor',[0 0 0]);
rectangle('Position',[468.75 -328.125 15.625 15.625], 'FaceColor',[1 1 1]);
rectangle('Position',[484.375 -328.125 15.625 15.625], 'FaceColor',[0 0 0]);
rectangle('Position',[468.75 -343.75 15.625 15.625], 'FaceColor',[1 1 1]);
rectangle('Position',[484.375 -343.75 15.625 15.625], 'FaceColor',[0 0 0]);
rectangle('Position',[250 -390.625 15.625 15.625], 'FaceColor',[0 0 0]);
rectangle('Position',[265.625 -390.625 15.625 15.625], 'FaceColor',[0 0 0]);
rectangle('Position',[250 -406.25 15.625 15.625], 'FaceColor',[1 1 1]);
rectangle('Position',[265.625 -406.25 15.625 15.625], 'FaceColor',[0 0 0]);
rectangle('Position',[250 -421.875 15.625 15.625], 'FaceColor',[1 1 1]);
rectangle('Position',[265.625 -421.875 15.625 15.625], 'FaceColor',[0 0 0]);
rectangle('Position',[250 -437.5 15.625 15.625], 'FaceColor',[1 1 1]);
rectangle('Position',[265.625 -437.5 15.625 15.625], 'FaceColor',[0 0 0]);
rectangle('Position',[312.5 -421.875 15.625 15.625], 'FaceColor',[1 1 1]);
rectangle('Position',[328.125 -421.875 15.625 15.625], 'FaceColor',[1 1 1]);
rectangle('Position',[312.5 -437.5 15.625 15.625], 'FaceColor',[0 0 0]);
rectangle('Position',[328.125 -437.5 15.625 15.625], 'FaceColor',[0 0 0]);
rectangle('Position',[343.75 -421.875 15.625 15.625], 'FaceColor',[1 1 1]);
rectangle('Position',[359.375 -421.875 15.625 15.625], 'FaceColor',[1 1 1]);
rectangle('Position',[343.75 -437.5 15.625 15.625], 'FaceColor',[0 0 0]);
rectangle('Position',[359.375 -437.5 15.625 15.625], 'FaceColor',[1 1 1]);
rectangle('Position',[250 -453.125 15.625 15.625], 'FaceColor',[1 1 1]);
rectangle('Position',[265.625 -453.125 15.625 15.625], 'FaceColor',[0 0 0]);
rectangle('Position',[250 -468.75 15.625 15.625], 'FaceColor',[1 1 1]);
rectangle('Position',[265.625 -468.75 15.625 15.625], 'FaceColor',[0 0 0]);
rectangle('Position',[250 -484.375 15.625 15.625], 'FaceColor',[1 1 1]);
rectangle('Position',[265.625 -484.375 15.625 15.625], 'FaceColor',[0 0 0]);
rectangle('Position',[250 -500 15.625 15.625], 'FaceColor',[0 0 0]);
rectangle('Position',[265.625 -500 15.625 15.625], 'FaceColor',[0 0 0]);
rectangle('Position',[312.5 -453.125 15.625 15.625], 'FaceColor',[0 0 0]);
rectangle('Position',[328.125 -453.125 15.625 15.625], 'FaceColor',[0 0 0]);
rectangle('Position',[312.5 -468.75 15.625 15.625], 'FaceColor',[1 1 1]);
rectangle('Position',[328.125 -468.75 15.625 15.625], 'FaceColor',[1 1 1]);
rectangle('Position',[343.75 -453.125 15.625 15.625], 'FaceColor',[0 0 0]);
rectangle('Position',[359.375 -453.125 15.625 15.625], 'FaceColor',[1 1 1]);
rectangle('Position',[343.75 -468.75 15.625 15.625], 'FaceColor',[1 1 1]);
rectangle('Position',[359.375 -468.75 15.625 15.625], 'FaceColor',[1 1 1]);
rectangle('Position',[312.5 -484.375 15.625 15.625], 'FaceColor',[1 1 1]);
rectangle('Position',[328.125 -484.375 15.625 15.625], 'FaceColor',[1 1 1]);
rectangle('Position',[312.5 -500 15.625 15.625], 'FaceColor',[0 0 0]);
rectangle('Position',[328.125 -500 15.625 15.625], 'FaceColor',[0 0 0]);
rectangle('Position',[343.75 -484.375 15.625 15.625], 'FaceColor',[1 1 1]);
rectangle('Position',[359.375 -484.375 15.625 15.625], 'FaceColor',[1 1 1]);
rectangle('Position',[343.75 -500 15.625 15.625], 'FaceColor',[0 0 0]);
rectangle('Position',[359.375 -500 15.625 15.625], 'FaceColor',[0 0 0]);
rectangle('Position',[375 -390.625 15.625 15.625], 'FaceColor',[0 0 0]);
rectangle('Position',[390.625 -390.625 15.625 15.625], 'FaceColor',[0 0 0]);
rectangle('Position',[375 -406.25 15.625 15.625], 'FaceColor',[1 1 1]);
rectangle('Position',[390.625 -406.25 15.625 15.625], 'FaceColor',[1 1 1]);
rectangle('Position',[437.5 -390.625 15.625 15.625], 'FaceColor',[0 0 0]);
rectangle('Position',[453.125 -390.625 15.625 15.625], 'FaceColor',[0 0 0]);
rectangle('Position',[437.5 -406.25 15.625 15.625], 'FaceColor',[1 1 1]);
rectangle('Position',[453.125 -406.25 15.625 15.625], 'FaceColor',[1 1 1]);
rectangle('Position',[468.75 -390.625 15.625 15.625], 'FaceColor',[0 0 0]);
rectangle('Position',[484.375 -390.625 15.625 15.625], 'FaceColor',[0 0 0]);
rectangle('Position',[468.75 -406.25 15.625 15.625], 'FaceColor',[1 1 1]);
rectangle('Position',[484.375 -406.25 15.625 15.625], 'FaceColor',[0 0 0]);
rectangle('Position',[468.75 -421.875 15.625 15.625], 'FaceColor',[1 1 1]);
rectangle('Position',[484.375 -421.875 15.625 15.625], 'FaceColor',[0 0 0]);
rectangle('Position',[468.75 -437.5 15.625 15.625], 'FaceColor',[1 1 1]);
rectangle('Position',[484.375 -437.5 15.625 15.625], 'FaceColor',[0 0 0]);
rectangle('Position',[406.25 -453.125 15.625 15.625], 'FaceColor',[0 0 0]);
rectangle('Position',[421.875 -453.125 15.625 15.625], 'FaceColor',[0 0 0]);
rectangle('Position',[406.25 -468.75 15.625 15.625], 'FaceColor',[1 1 1]);
rectangle('Position',[421.875 -468.75 15.625 15.625], 'FaceColor',[1 1 1]);
rectangle('Position',[375 -484.375 15.625 15.625], 'FaceColor',[1 1 1]);
rectangle('Position',[390.625 -484.375 15.625 15.625], 'FaceColor',[1 1 1]);
rectangle('Position',[375 -500 15.625 15.625], 'FaceColor',[0 0 0]);
rectangle('Position',[390.625 -500 15.625 15.625], 'FaceColor',[0 0 0]);
rectangle('Position',[406.25 -484.375 15.625 15.625], 'FaceColor',[1 1 1]);
rectangle('Position',[421.875 -484.375 15.625 15.625], 'FaceColor',[1 1 1]);
rectangle('Position',[406.25 -500 15.625 15.625], 'FaceColor',[0 0 0]);
rectangle('Position',[421.875 -500 15.625 15.625], 'FaceColor',[0 0 0]);
rectangle('Position',[468.75 -453.125 15.625 15.625], 'FaceColor',[1 1 1]);
rectangle('Position',[484.375 -453.125 15.625 15.625], 'FaceColor',[0 0 0]);
rectangle('Position',[468.75 -468.75 15.625 15.625], 'FaceColor',[1 1 1]);
rectangle('Position',[484.375 -468.75 15.625 15.625], 'FaceColor',[0 0 0]);
rectangle('Position',[437.5 -484.375 15.625 15.625], 'FaceColor',[1 1 1]);
rectangle('Position',[453.125 -484.375 15.625 15.625], 'FaceColor',[1 1 1]);
rectangle('Position',[437.5 -500 15.625 15.625], 'FaceColor',[0 0 0]);
rectangle('Position',[453.125 -500 15.625 15.625], 'FaceColor',[0 0 0]);
rectangle('Position',[468.75 -484.375 15.625 15.625], 'FaceColor',[1 1 1]);
rectangle('Position',[484.375 -484.375 15.625 15.625], 'FaceColor',[0 0 0]);
rectangle('Position',[468.75 -500 15.625 15.625], 'FaceColor',[0 0 0]);
rectangle('Position',[484.375 -500 15.625 15.625], 'FaceColor',[0 0 0]);
X=[466.667,437.5,421.875,406.25,406.25,375,350,312.5,296.875,281.25,265.625,250,218.75,218.75,187.5,156.25,125,93.75,78.125,62.5,46.875,46.875,46.875,62.5,62.5,62.5,62.5,31.25,31.25,31.25,33.3333,33.3333];
Y=[-466.667,-462.5,-456.25,-453.125,-437.5,-406.25,-375,-343.75,-343.75,-343.75,-340.625,-331.25,-312.5,-281.25,-250,-218.75,-218.75,-218.75,-234.375,-250,-265.625,-281.25,-296.875,-312.5,-343.75,-359.375,-375,-406.25,-421.875,-437.5,-466.667,-466.667];
hold on;
plot(X,Y,'r');
plot(X,Y,'bo');
legend('1589.75','Location','southoutside');
